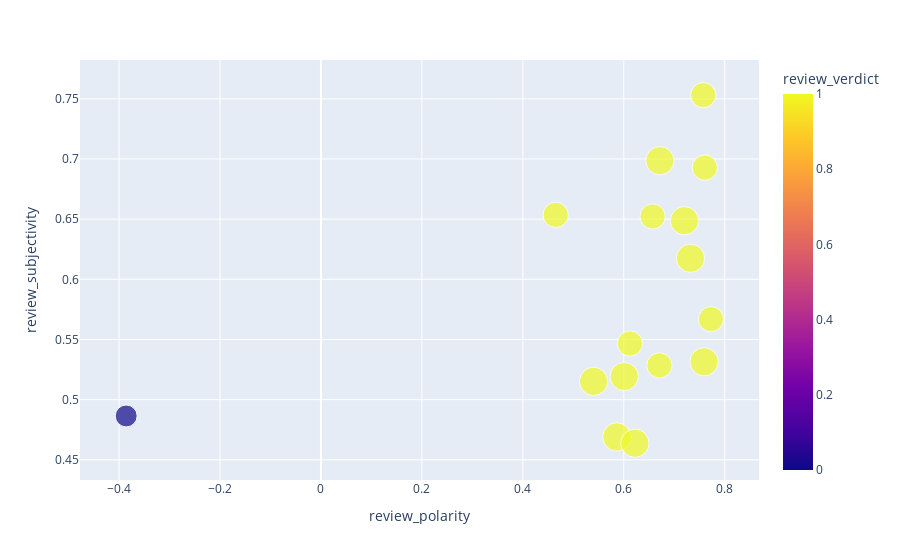

Notebook code cell kept with this figure:
### Code cell
px.scatter(
    df.loc[df["spot"]==residences[1]], 
    x="review_polarity", 
    y="review_subjectivity", 
    color="review_verdict", 
    size="rating", 
    hover_data=["indexer"]
)

### Figure 1 — Plotly figure (JSON) as saved in the notebook; plotly's stock layout.template omitted (floating-point values rounded to 4 significant figures)
{"data": [{"customdata": [[8], [9], [10], [11], [12], [13], [14], [15], [16], [17], [18], [19], [20], [21], [22], [23]], "hovertemplate": "review_polarity=%{x}<br>review_subjectivity=%{y}<br>rating=%{marker.size}<br>indexer=%{customdata[0]}<br>review_verdict=%{marker.color}<extra></extra>", "legendgroup": "", "marker": {"color": [1, 1, 1, 1, 1, 1, 1, 1, 1, 0, 1, 1, 1, 1, 1, 1], "coloraxis": "coloraxis", "size": [40, 50, 50, 40, 40, 40, 50, 50, 50, 30, 50, 50, 50, 40, 40, 40], "sizemode": "area", "sizeref": 0.125, "symbol": "circle"}, "mode": "markers", "name": "", "orientation": "v", "showlegend": false, "type": "scatter", "x": [0.7604, 0.7321, 0.5863, 0.6122, 0.6571, 0.7726, 0.6009, 0.622, 0.5403, -0.3858, 0.6715, 0.7591, 0.7201, 0.7575, 0.4651, 0.6706], "xaxis": "x", "y": [0.6928, 0.6175, 0.469, 0.5467, 0.6522, 0.5669, 0.5192, 0.4638, 0.5152, 0.4865, 0.6986, 0.5315, 0.6487, 0.7531, 0.6535, 0.5285], "yaxis": "y"}], "layout": {"coloraxis": {"colorbar": {"title": {"text": "review_verdict"}}, "colorscale": [[0, "#0d0887"], [0.1111, "#46039f"], [0.2222, "#7201a8"], [0.3333, "#9c179e"], [0.4444, "#bd3786"], [0.5556, "#d8576b"], [0.6667, "#ed7953"], [0.7778, "#fb9f3a"], [0.8889, "#fdca26"], [1, "#f0f921"]]}, "legend": {"itemsizing": "constant", "tracegroupgap": 0}, "margin": {"t": 60}, "xaxis": {"anchor": "y", "domain": [0, 1], "title": {"text": "review_polarity"}}, "yaxis": {"anchor": "x", "domain": [0, 1], "title": {"text": "review_subjectivity"}}}}
